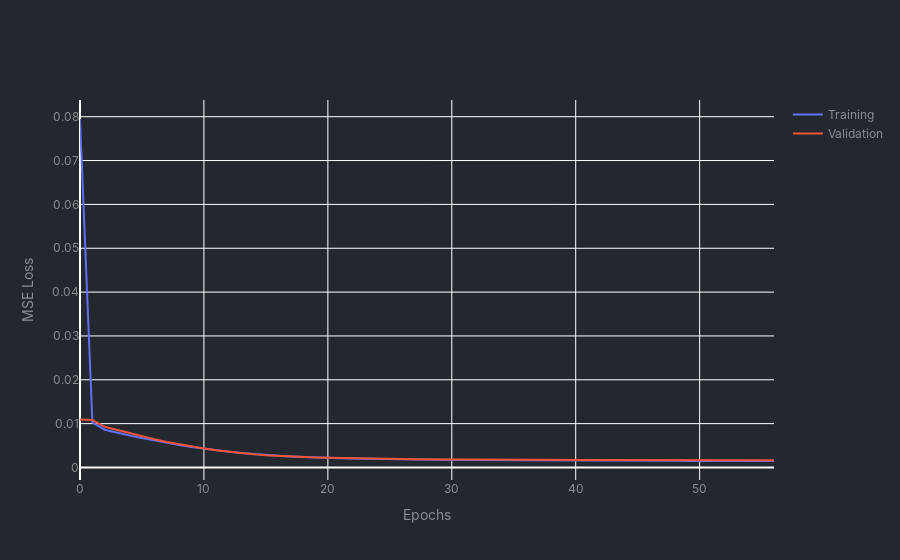
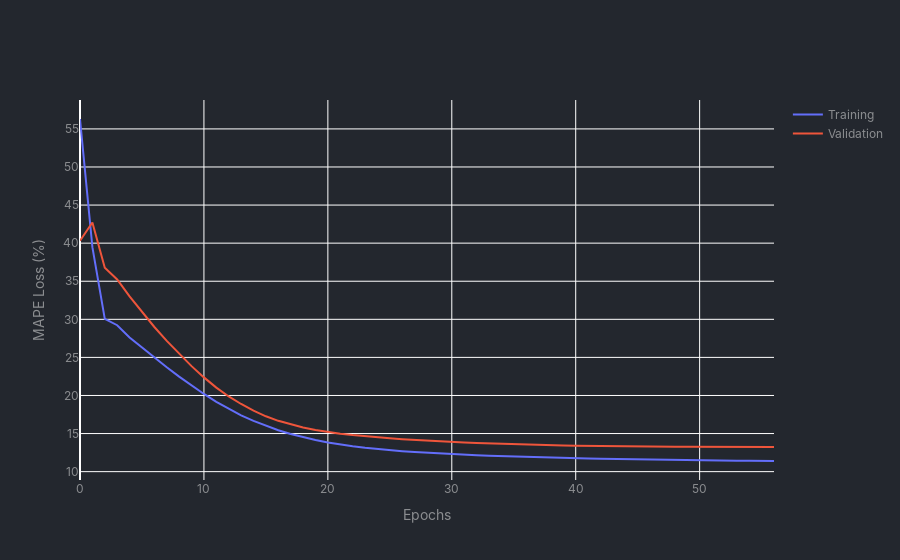

The code cell stored with these charts, in order, in its notebook:
### Code cell
base_handler.plot_training_results()
